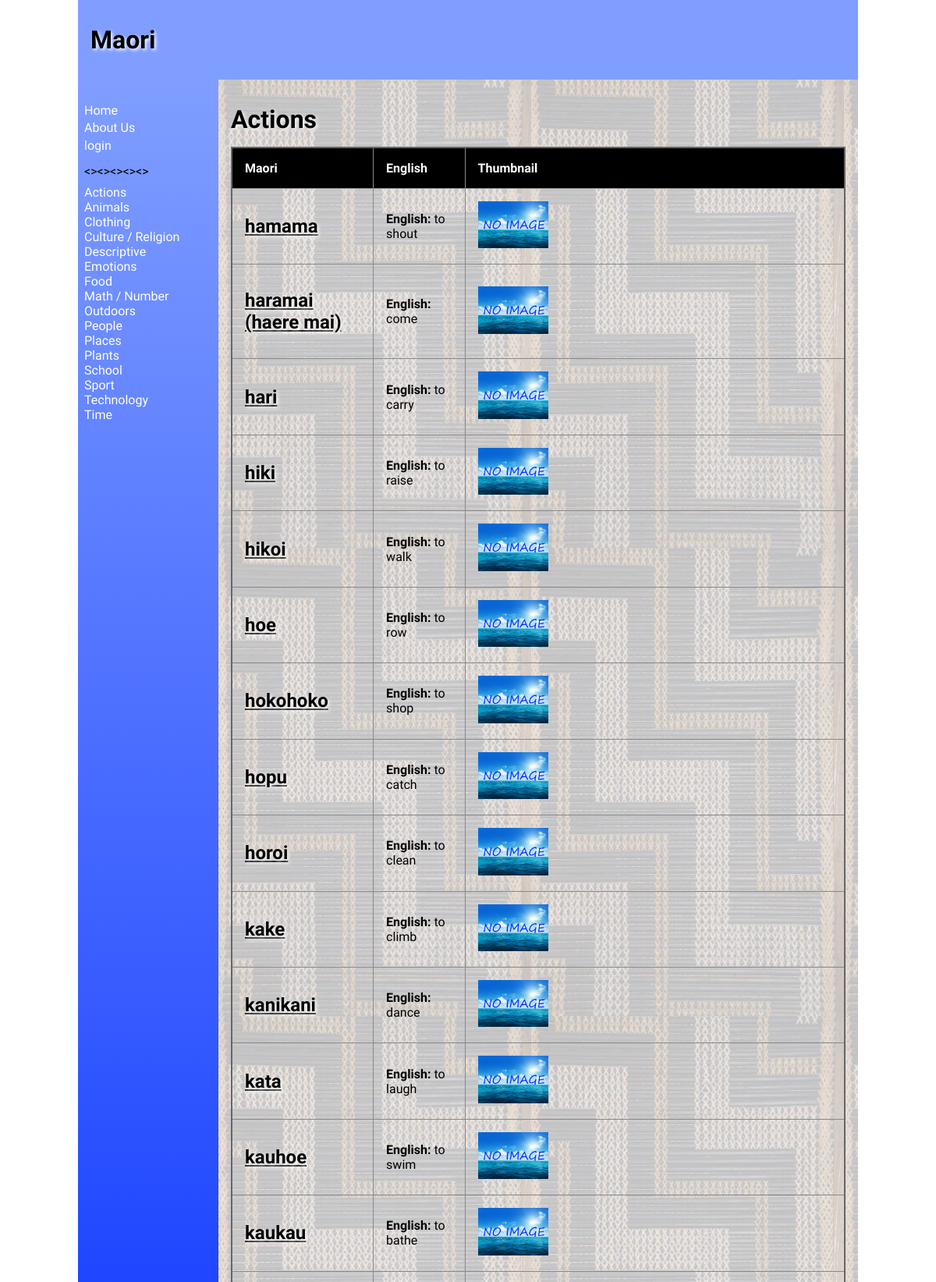
Page /catagories/1 (upper part) on the committed database.
### tables this page shows
CREATE TABLE "catalist"
(
	catali varchar(30),
	cata_id integer
		constraint catalist_pk
			primary key autoincrement
		constraint catalist_product_cata_id_fk
			references product (cata_id)
);

CREATE TABLE "product"
(
    name_id    integer
        constraint product_pk
            primary key autoincrement,
    name       varchar(30),
    english    varchar(30),
    category   varchar(100),
    definition varchar(300),
    level      integer,
    image      varchar(100),
    cata_id    integer,
    date_time  vatchar(100),
    edited_by  varchar(30)
);

### app.py (the view)
@app.route("/catagories/<cata_id>", methods=["GET", "POST"])  # displays the words in the category selected by the user
def render_catagories(cata_id):
    cata_list = sidenav1()  # showing categories
    con = create_connection(DB_NAME)
    query = """SELECT name_id, name, english, cata_id, category, definition, level, image FROM product WHERE cata_id=? ORDER BY name, english"""  # looking for the words and word information in the category selected by the user
    cur = con.cursor()
    cur.execute(query, (cata_id,))
    maori_list = cur.fetchall()  # putting the words into a list
    con = create_connection(DB_NAME)
    query = """SELECT cata_id, catali FROM catalist WHERE cata_id=?"""  # finding the category name and info
    cur = con.cursor()
    cur.execute(query, (cata_id,))
    cata_names_list = cur.fetchall()  # putting names into list
    con.close()
    return render_template("catagories.html", cata_names_list=cata_names_list, catagories=cata_list, maori=maori_list,
                           logged_in=is_logged_in(), teacher=is_teacher())

### app.py (called while the page is built)
def create_connection(db_file):
    try:
        connection = sqlite3.connect(db_file)
        return connection
    except Error as e:
        print(e)
    return None

def sidenav1(): #this function grabs all of the items from the product table and puts them into a list for the side nav
    con = create_connection(DB_NAME)
    query = """SELECT cata_id, catali FROM catalist ORDER BY catali"""
    cur = con.cursor()
    cur.execute(query)
    cata_list = cur.fetchall()
    con.commit()
    con.close()
    return cata_list

def is_logged_in():  # checking session for email to determine if a user is logged in
    if session.get("email") is None:
        print("not logged in")
        return False
    else:
        print("logged in")
        return True

def is_teacher():  # checking session for email to determine if the user is a teacher
    if session.get("teacher") == "on":
        print("is Teacher")
        return True
    else:
        print("not Teacher")
        return False

### templates/catagories.html (shortened to what this page needs)
{% extends 'base1.html' %}
{% block main %}
        <h1>{{ cata_names_list[0][1] }} </h1>
        <table>
            <tr>
                <th>Maori</th>
                <th>English</th>
                <th>Thumbnail</th>
            </tr>
        {% for product in maori %}
        <tr>
            <td><a href="/name/{{product[0]}}"><h2>{{ product[1] }}</h2></a></td>
            <td><p><strong>English: </strong>{{ product[2] }}</p></td>
            <td><img src="/static/images/{{ product[7] }}" class="tableImage"></td>
        </tr>
        {% endfor %}
        </table>
{% endblock %}

### templates/base1.html (shortened to what this page needs)
<!doctype html>
<html lang="en">
<head>
	<link href="{{ url_for('static', filename='style.css') }}" rel="stylesheet">
</head>
<body>
	<div id="container">
		<header>
			<h1>Maori{% block heading %}{% endblock %}</h1>
		</header>
		<nav>
			<ul>
                <li><a href="\">Home</a></li>
            <a href="/contact">About Us</a><li>
			{% if logged_in %}
			<a href="/logout">logout</a><li>
			{% else %}
            <a href="/login">login</a><li>
			{% endif %}
				<p><><><><><></p>
			{% for catalist in catagories %}
        <div>
            <a href="/catagories/{{ catalist[0] }}">{{ catalist[1] }}</a>
        </div>
    		{% endfor %}
			</ul>
		</nav>
		<main>
            {% block main%}{% endblock %}
        </main>
	</div>
</body>
</html>

### static/style.css (style rules this page uses)
* { font-family: Comfortaa, sans-serif; margin: 0; padding: 0; box-sizing: border-box; }
#container { display: grid; grid-template-columns: 75px auto; grid-template-areas: 'nav header' 'main main' 'footer footer'; }
header { grid-area: header; background-color: #809eff; padding: 1rem; }
nav { grid-area: nav; }
main { grid-area: main; padding: 1rem; background-color: #edd; }
h1, h2, h3, h4 { padding: 1rem 0; font-family: 'Suez One', serif; color: #000; text-shadow: 2px 2px 4px #fff; }
p { padding: 0.5rem 0; }
a { color: #222; }
img { width: 100%; }
.tableImage { max-width: 20%; }
table { width: 100%; border: 2px solid #666; border-collapse: collapse; }
th, td { border: 1px solid #888; padding: 1rem; text-align: left; }
th { background-color: #000; color: #fff; }
@media only screen and (min-width: 768px) { #container { grid-template-columns: 180px auto; grid-template-areas: 'header header' 'nav main' 'footer footer'; } }
@media only screen and (min-width: 768px) { nav { background: linear-gradient(180deg, rgb(128, 158, 255) 0%, rgb(0, 42, 255) 50%, rgb(128, 158, 255) 100%); padding: 0.5rem; } }
@media only screen and (min-width: 768px) { nav ul { list-style: none; } }
@media only screen and (min-width: 768px) { nav li { padding: 0.2rem 0; } }
@media only screen and (min-width: 768px) { nav a { color: #fff; text-decoration: none; } }
@media only screen and (min-width: 768px) { main { background-image: url('poutama.jpg'); background-color: rgba(0, 59, 255, 0.18); } }
@media only screen and (min-width: 1000px) { #container { width: 1000px; margin: auto; } }

### rows in the picture
catalist: catali "Actions"
catalist: catali "Animals"
catalist: catali "Clothing"
catalist: catali "Culture / Religion"
catalist: catali "Descriptive"
catalist: catali "Emotions"
catalist: catali "Food"
catalist: catali "Math / Number"
catalist: catali "Outdoors"
catalist: catali "People"
catalist: catali "Places"
catalist: catali "Plants"
catalist: catali "School"
catalist: catali "Sport"
catalist: catali "Technology"
catalist: catali "Time"
product: name "hamama", english "to shout", image (placeholder picture)
product: name "haramai (haere mai)", english "come", image (placeholder picture)
product: name "hari", english "to carry", image (placeholder picture)
product: name "hiki", english "to raise", image (placeholder picture)
product: name "hikoi", english "to walk", image (placeholder picture)
product: name "hoe", english "to row", image (placeholder picture)
product: name "hokohoko", english "to shop", image (placeholder picture)
product: name "hopu", english "to catch", image (placeholder picture)
product: name "horoi", english "to clean", image (placeholder picture)
product: name "kake", english "to climb", image (placeholder picture)
product: name "kanikani", english "dance", image (placeholder picture)
product: name "kata", english "to laugh", image (placeholder picture)
product: name "kauhoe", english "to swim", image (placeholder picture)
product: name "kaukau", english "to bathe", image (placeholder picture)
